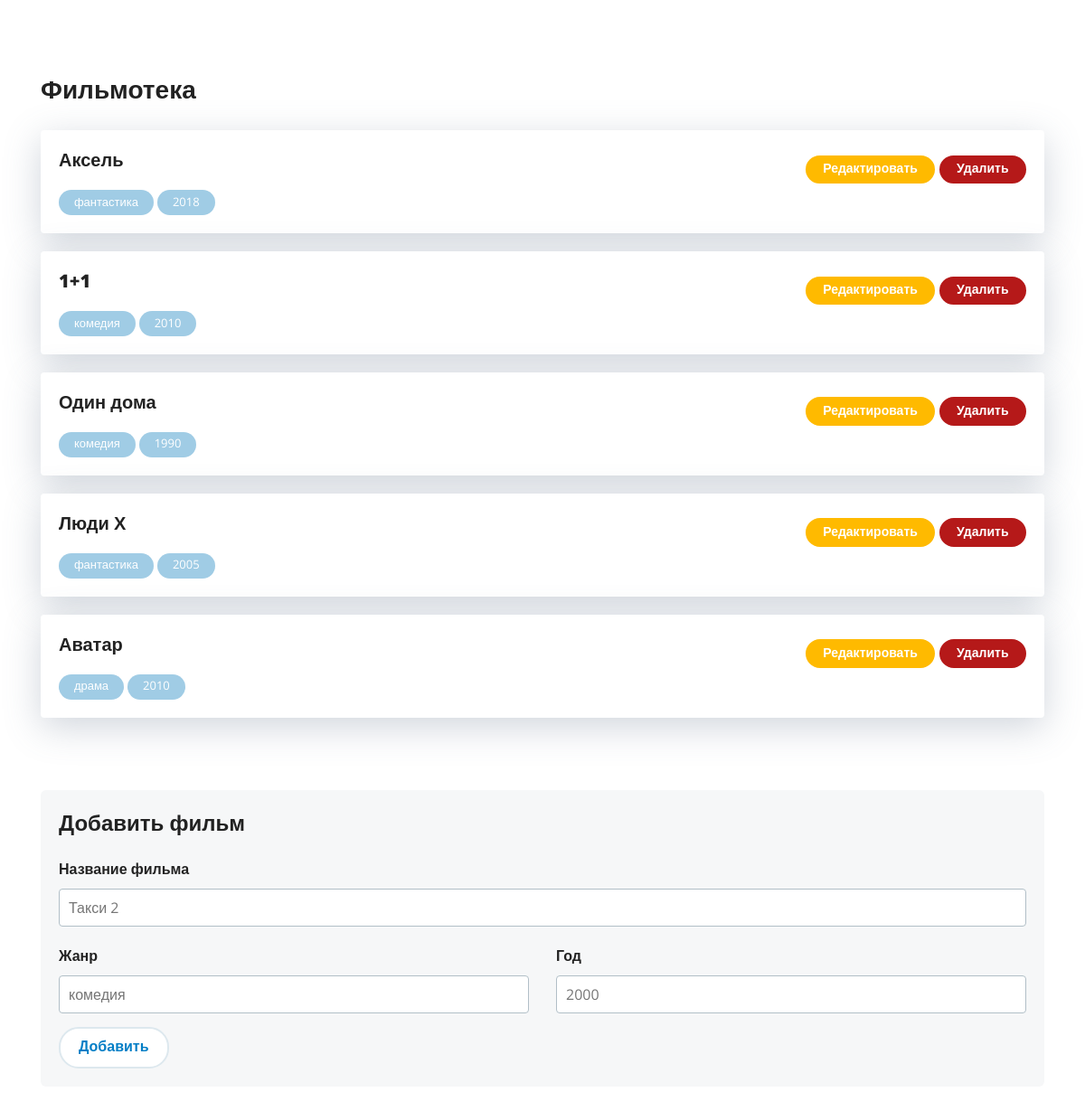
The page / on the database its author committed.
### tables this page shows
CREATE TABLE `films` (
  `id` int(11) NOT NULL,
  `title` text NOT NULL,
  `genre` text NOT NULL,
  `year` int(11) NOT NULL
);

### index.php (the view, shortened to what this page needs)
<?php
	$link = mysqli_connect('localhost', 'root', '', 'filmoteka');
	$query = "SELECT * FROM `films`";
	$films = array();
	if ($result = mysqli_query($link, $query) ) {
		while ( $row = mysqli_fetch_array($result) ) {
			$films[] = $row;
		}
	}
?>
<!DOCTYPE html>
<html lang="ru">
<head>
	<link rel="stylesheet" href="libs/normalize-css/normalize.css" />
	<link rel="stylesheet" href="libs/bootstrap-4-grid/grid.min.css" />
	<link rel="stylesheet" href="libs/jquery-custom-scrollbar/jquery.custom-scrollbar.css" />
	<link rel="stylesheet" href="./css/main.css" />
</head>
<body class="index-page">
	<div class="container user-content section-page">
		<div class="title-1">Фильмотека</div>
		<?php
			foreach ($films as $key => $film) { ?>
		<div class="card mb-20">
			<div class="card__header">
				<h4 class="title-4"><?=$films[$key]['title']?></h4>
				<div>
					<a href="edit.php?id=<?=$films[$key]['id']?>" class="button button--editsmall ">Редактировать</a>
					<a href="?action=delete&id=<?=$films[$key]['id']?>" class="button button--removesmall">Удалить</a>
				</div>
			</div>
			<div class="badge"><?=$films[$key]['genre']?></div>
			<div class="badge"><?=$films[$key]['year']?></div>
		</div>
		<?php }	?>
		<div class="panel-holder mt-80 mb-40">
			<div class="title-3 mt-0">Добавить фильм</div>
			<form action="index.php" method="POST">
				<div class="form-group"><label class="label">Название фильма<input class="input" name="title" type="text" placeholder="Такси 2" /></label></div>
				<div class="row">
					<div class="col">
						<div class="form-group"><label class="label">Жанр<input class="input" name="genre" type="text" placeholder="комедия" /></label></div>
					</div>
					<div class="col">
						<div class="form-group"><label class="label">Год<input class="input" name="year" type="text" placeholder="2000" /></label></div>
					</div>
				</div><input class="button" type="submit" name="add-film" value="Добавить" />
			</form>
		</div>
	</div>
</body>
</html>

### rows shown on the page
films: title "Аксель", genre "фантастика", year "2018"
films: title "1+1", genre "комедия", year "2010"
films: title "Один дома", genre "комедия", year "1990"
films: title "Люди Х", genre "фантастика", year "2005"
films: title "Аватар", genre "драма", year "2010"
